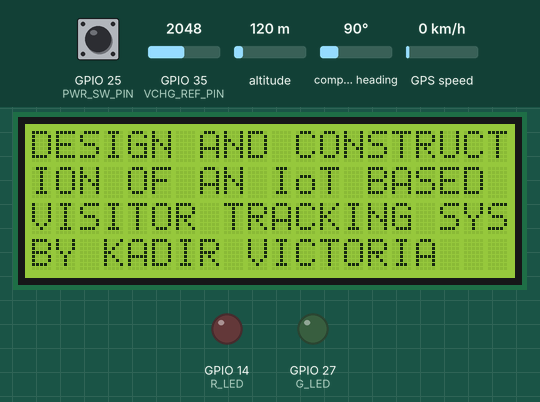
This program was run on a simulated ESP32. Parts: 20×4 character LCD, output pins drawn as LEDs (lit = HIGH). The inputs (shaded band) are chosen by the test bench; at power-on: GPIO 25 (PWR_SW_PIN) LOW, GPIO 35 (VCHG_REF_PIN) = 2048, altitude 120 m, compass heading 90°, GPS speed 0 km/h. WiFi joins after 1.5 s; servers stay silent unless stated; the GPS gets a fix after 3 s at 37.7749, -122.4194 with 8 satellites; what the program prints to the serial monitor is not drawn.

Above: at 1.1 s.
At 5.0 s:
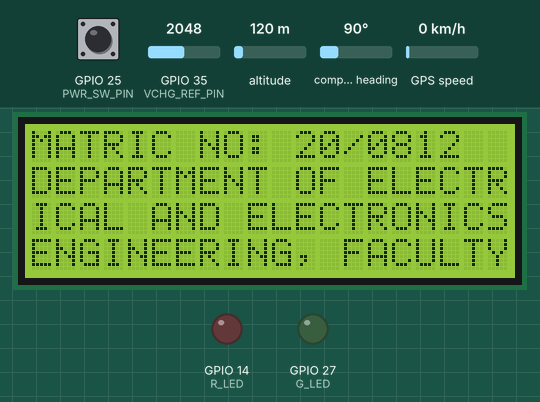
At 9.8 s:
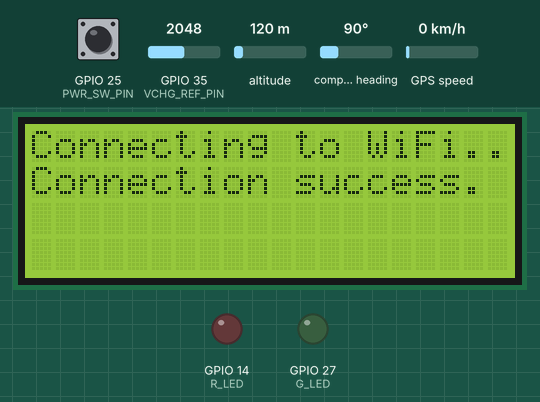
At 12.0 s:
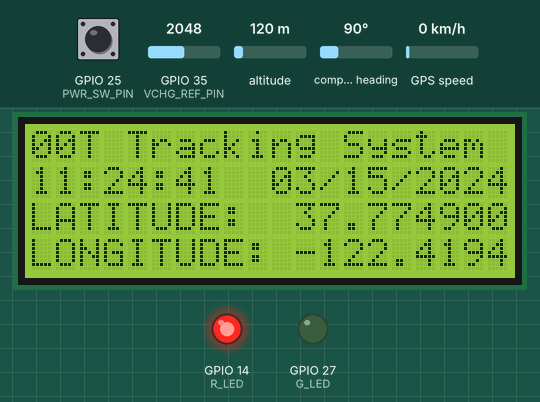
Timing chart, 0 to 13.5 s (numbered marks = the images above):
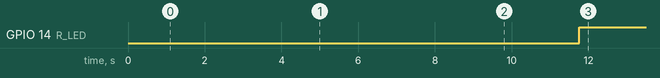

The program:

main.cpp
```cpp
#include <Wire.h>
#include <WiFi.h>
#include <Arduino.h>
#include <HTTPClient.h>
#include <TinyGPSPlus.h>
#include <LiquidCrystal_I2C.h>

#define NEO_6M_RX 16
#define NEO_6M_TX 17
#define GPSBaud 9600
#define ERROR_VALUE 0.694
#define VBAT_REF_PIN 34
#define VCHG_REF_PIN 35

#define INTERVAL 60000

#define MIN_VBAT 7.0
#define MIN_CHG_VOLT MIN_VBAT + 2
#define PWR_SW_PIN 25
#define BACKLIGHT_BTN_PIN 26

#define G_LED 27
#define R_LED 14

#define LCD_DELAY 3000
// #define BLANK_LCD "                "     //1602 display
#define BLANK_LCD "                    " // 2004 display
#define LCD_ROW 4
#define LCD_COLUMN 20
unsigned long old_millis = 0;

LiquidCrystal_I2C lcd(0x27, LCD_COLUMN, LCD_ROW); // set the LCD address to 0x27 for a 16 chars and 2 line display
TinyGPSPlus gps;                                  // The TinyGPSPlus object

const int sendInterval = 2000;
boolean internet_connectivity = false;
boolean new_GPS_data = false;
boolean pwr_switch = false;

// ENTER_GOOGLE_DEPLOYMENT_ID
const char *ssid = "IoT_Tracker";
const char *password = "iot@tracker_system";
String GOOGLE_SHEET_ID = "AKfycby4JLitl0UbhXOeK2FQfLWIyryXOVRTjRIJIA0eE4UIcDwMwh2qFIXnFsUn2qzdqR18";

// String time_value = "", date_value = "", latitude_value = "", longitude_value = "";
// String gs_url = "https://script.google.com/macros/s/" + GOOGLE_SHEET_ID + "/exec?time=" + time_value + "&date=" + date_value + "&latitude=" + latitude_value + "&longitude=" + longitude_value;

void displayInfo();
String get_time(void);
String get_date(void);
float read_dc_volt(int pin);
void print_location_details(void);
void write_to_google_sheet(String params);
void LCD_WRITE(String msg);
void welcome_display(String message);
void TITLE_DISPLAY(void);
void LCD_PRINT(String msg, int current_row);
void WiFi_connection(void);
void setup()
{
  Serial.begin(9600);
  // Serial2.begin(GPSBaud, SERIAL_8N1, NEO_6M_RX, NEO_6M_TX);
  Serial2.begin(9600);

  pinMode(PWR_SW_PIN, INPUT);
  pinMode(BACKLIGHT_BTN_PIN, INPUT);
  pinMode(G_LED, OUTPUT);
  pinMode(R_LED, OUTPUT);
  digitalWrite(G_LED, LOW);
  digitalWrite(R_LED, LOW);

  while (digitalRead(PWR_SW_PIN))
    ;
  lcd.init(); // initialize the lcd
  lcd.backlight();
  TITLE_DISPLAY();
  //--------------------------------------------
  WiFi.mode(WIFI_STA);
  WiFi.begin(ssid, password);
  WiFi_connection();
  //--------------------------------------------
}

void loop()
{
  if (read_dc_volt(VCHG_REF_PIN) > MIN_CHG_VOLT)
  {
    // CHARGING SOURCE AVAILABLE
    digitalWrite(R_LED, HIGH);
    digitalWrite(G_LED, LOW);
  }

  static unsigned long WiFi_old_millis = 0;
  long wifi_wait_time = 5000;
  if ((WiFi.status() != WL_CONNECTED) && millis() >= (WiFi_old_millis + wifi_wait_time))
  {
    WiFi_connection();
    WiFi_old_millis = millis();
  }

  (digitalRead(PWR_SW_PIN)) ? pwr_switch = false : pwr_switch = true;
  if (millis() >= (old_millis + INTERVAL) && new_GPS_data && internet_connectivity && pwr_switch)
  {
    old_millis = millis();
    new_GPS_data = false;
    print_location_details();
  }
  for (unsigned long start = millis(); millis() - start < 2000;)
  {
    while (Serial2.available())
    {
      // Serial.print(".");
      if (gps.encode(Serial2.read()))
      {
        new_GPS_data = true;
        displayInfo();
      }
    }
  }
}

String get_date(void)
{
  String result = "";

  if (gps.date.isValid())
  {
    if (gps.date.month() < 10)
      result += String("0");
    result += String(gps.date.month());
    result += String("/");
    if (gps.date.day() < 10)
      result += String("0");
    result += String(gps.date.day());
    result += String("/");
    result += String(gps.date.year());
  }
  return result;
}

String get_time(void)
{
  String result = "";
  if (gps.time.isValid())
  {
    if (gps.time.hour() < 10)
      result += String("0");
    result += String(gps.time.hour() + 1);
    result += String(":");
    if (gps.time.minute() < 10)
      result += String("0");
    result += String(gps.time.minute());
    result += String(":");
    if (gps.time.second() < 10)
      result += String("0");
    result += String(gps.time.second());
  }
  return result;
}

void displayInfo()
{
  Serial.print(F("Location: "));
  LCD_PRINT("IoT Tracking System ", 0);
  if (gps.time.isValid() && gps.date.isValid())
    LCD_PRINT((get_time() + "  " + get_date()), 1);
  else
    LCD_PRINT("GPS MODULE INIT.....", 1);

  if (gps.location.isValid())
  {
    Serial.print(gps.location.lat(), 6);
    Serial.print(F(","));
    Serial.print(gps.location.lng(), 6);
    LCD_PRINT("LATITUDE:  " + String(gps.location.lat(), 6), 2);
    LCD_PRINT("LONGITUDE: " + String(gps.location.lng(), 6), 3);
  }
  else
  {
    Serial.print(F("INVALID"));
    LCD_PRINT("LATITUDE: INVALID   ", 2);
    LCD_PRINT("LONGITUDE: INVALID  ", 3);
  }

  Serial.print(F("  Date/Time: "));
  if (gps.date.isValid())
  {
    Serial.print(gps.date.month());
    Serial.print(F("/"));
    Serial.print(gps.date.day());
    Serial.print(F("/"));
    Serial.print(gps.date.year());
  }
  else
  {
    Serial.print(F("INVALID"));
  }

  Serial.print(F(" "));
  if (gps.time.isValid())
  {
    if (gps.time.hour() < 10)
      Serial.print(F("0"));
    Serial.print(gps.time.hour() + 1);
    Serial.print(F(":"));
    if (gps.time.minute() < 10)
      Serial.print(F("0"));
    Serial.print(gps.time.minute());
    Serial.print(F(":"));
    if (gps.time.second() < 10)
      Serial.print(F("0"));
    Serial.print(gps.time.second());
    Serial.print(F("."));
    if (gps.time.centisecond() < 10)
      Serial.print(F("0"));
    Serial.print(gps.time.centisecond());
  }
  else
  {
    Serial.print(F("INVALID"));
  }

  Serial.println();
}

float read_dc_volt(int pin)
{
  // Serial.print("Voltage at bat pin: ");
  // // Serial.print(read_dc_volt(34));
  // Serial.print(read_dc_volt(35));
  // Serial.println("V");

  int adcValue = 0;
  float result = 0;
  const int average = 100;
  const float resistorRatio = 5.5454; // R1 = 10k, R2 = 2k2;

  for (int i = 0; i < average; i++)
    adcValue += analogRead(pin);

  adcValue = adcValue / average;

  result = adcValue / 4095.0;
  result = result * 5.0;
  result = result * resistorRatio;
  result = result * ERROR_VALUE;
  return result;
}

void print_location_details(void)
{
  if (gps.location.isValid())
  {
    // String gps_speed = String(gps.speed.kmph());
    Serial.println(gps.location.lat(), 6);
    Serial.println(gps.location.lng(), 6);

    String param;
    param = "latitude=" + String(gps.location.lat(), 6);
    param += "&longitude=" + String(gps.location.lng(), 6);
    param += "&time=" + get_time();
    param += "&date=" + get_date();

    Serial.println(param);
    write_to_google_sheet(param);
  }
  else
  {
    Serial.println("Invalid GPS data.");
  }
}

void write_to_google_sheet(String params)
{
  HTTPClient http;
  String url = "https://script.google.com/macros/s/" + GOOGLE_SHEET_ID + "/exec?" + params;
  // Serial.print(url);
  Serial.println("Sending GPS data to Google Sheet");
  LCD_PRINT("Sending data 2 cloud", 1);
  //---------------------------------------------------------------------
  // starts posting data to google sheet
  http.begin(url.c_str());
  http.setFollowRedirects(HTTPC_STRICT_FOLLOW_REDIRECTS);
  int httpCode = http.GET();
  Serial.print("HTTP Status Code: ");
  Serial.println(httpCode);
  //---------------------------------------------------------------------
  // getting response from google sheet
  String payload;
  if (httpCode > 0)
  {
    payload = http.getString();
    Serial.println("Payload: " + payload);
    LCD_PRINT("Data sent!          ", 1);
    delay(2000);
    LCD_PRINT(payload, 1);
  }
  //---------------------------------------------------------------------
  http.end();
}

void LCD_WRITE(String msg)
{
  delay(200);
  static int current_row = 0;
  lcd.setCursor(0, current_row);
  lcd.print(BLANK_LCD);
  lcd.setCursor(0, current_row);
  lcd.print(msg);
  current_row++;
  if (current_row == LCD_ROW)
    current_row = 0;
}

void LCD_PRINT(String msg, int current_row)
{
  // delay(200);
  // lcd.setCursor(0, current_row);
  // lcd.print(BLANK_LCD);
  lcd.setCursor(0, current_row);
  lcd.print(msg);
}

void welcome_display(String message)
{
  int message_length = message.length();
  int row_length = message_length / LCD_COLUMN;
  // int page = row_length/LCD_ROW;

  for (int i = 0; i < row_length; i++)
  {
    LCD_WRITE(message.substring((i * LCD_COLUMN), ((i + 1) * LCD_COLUMN)));
    if ((row_length + 1) % LCD_ROW == 0)
    {
      delay(LCD_DELAY);
      lcd.clear();
    }
  }
}

void TITLE_DISPLAY(void)
{
  LCD_WRITE("DESIGN AND CONSTRUCT");
  LCD_WRITE("ION OF AN IoT BASED ");
  LCD_WRITE("VISITOR TRACKING SYS");
  LCD_WRITE("BY KADIR VICTORIA ");
  delay(LCD_DELAY);
  LCD_WRITE("MATRIC NO: 20/0812");
  LCD_WRITE("DEPARTMENT OF ELECTR");
  LCD_WRITE("ICAL AND ELECTRONICS");
  LCD_WRITE("ENGINEERING, FACULTY");
  delay(LCD_DELAY);
  lcd.clear();
  LCD_WRITE("OF ENGINEERING.");
}

void WiFi_connection(void)
{
  unsigned long setup_millis = millis();
  const int wait_time = 10000;
  WiFi.mode(WIFI_STA);
  WiFi.begin(ssid, password);
  Serial.print("Connecting to Wi-Fi");
  LCD_PRINT("Connecting to WiFi..", 0);
  while (WiFi.status() != WL_CONNECTED)
  {
    delay(100);
    Serial.print(".");
    if (millis() >= (setup_millis + wait_time))
    {
      break;
    }
  }

  (WiFi.status() != WL_CONNECTED) ? internet_connectivity = 0 : internet_connectivity = 1;

  if (internet_connectivity)
  {
    Serial.println("Connected!");
    LCD_PRINT("Connection success. ", 1);
  }

  else
  {
    Serial.println("Not connected!");
    LCD_PRINT("Connection failed!  ", 1);
    LCD_PRINT("Turn ON the router! ", 2);
  }
  delay(2000);
}
/*
 * TO BE ADDED:
 * LCD DISPLAY
 * BATTERY MANAGEMENT DURING CHARGING + BATTERY LOW ALERT
 * CHARGING INDICATION WITH LED
 * PUSHBUTTON FOR BACKLIGHT
 * ANDROID APP
 */
```

Measured:
- by itself, GPIO 14 (R_LED): LOW → HIGH at 11.8 s
- what the display in image 0 shows lasts 3.2 s, from 1.0 s to 4.2 s
- what the display in image 1 shows lasts 3.0 s, from 5.0 s to 8.0 s
- what the display in image 2 shows lasts 2.2 s, from 9.7 s to 11.9 s
